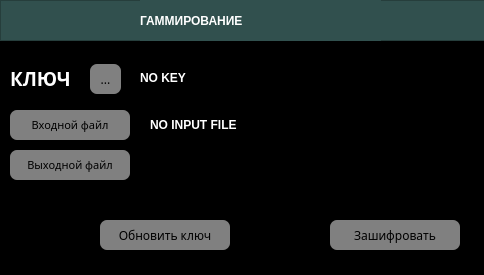
<?xml version="1.0" encoding="UTF-8"?>
<ui version="4.0">
 <class>MainWindow</class>
 <widget class="QMainWindow" name="MainWindow">
  <property name="geometry">
   <rect>
    <x>0</x>
    <y>0</y>
    <width>484</width>
    <height>275</height>
   </rect>
  </property>
  <property name="sizePolicy">
   <sizepolicy hsizetype="Fixed" vsizetype="Fixed">
    <horstretch>0</horstretch>
    <verstretch>0</verstretch>
   </sizepolicy>
  </property>
  <property name="minimumSize">
   <size>
    <width>0</width>
    <height>0</height>
   </size>
  </property>
  <property name="maximumSize">
   <size>
    <width>685</width>
    <height>650</height>
   </size>
  </property>
  <property name="windowTitle">
   <string>Гаммирование</string>
  </property>
  <property name="styleSheet">
   <string notr="true">background-color: rgb(0, 0, 0);</string>
  </property>
  <widget class="QWidget" name="centralwidget">
   <property name="styleSheet">
    <string notr="true">background-color: rgb(0, 0,0);</string>
   </property>
   <widget class="QFrame" name="frame">
    <property name="geometry">
     <rect>
      <x>0</x>
      <y>0</y>
      <width>701</width>
      <height>41</height>
     </rect>
    </property>
    <property name="styleSheet">
     <string notr="true">background-color: rgb(49, 80, 78)</string>
    </property>
    <property name="frameShape">
     <enum>QFrame::StyledPanel</enum>
    </property>
    <property name="frameShadow">
     <enum>QFrame::Raised</enum>
    </property>
    <widget class="QLabel" name="label_4">
     <property name="geometry">
      <rect>
       <x>140</x>
       <y>0</y>
       <width>241</width>
       <height>41</height>
      </rect>
     </property>
     <property name="styleSheet">
      <string notr="true">color: white;
font: 18pt &quot;Century Gothic&quot;;
font-weight: 700;</string>
     </property>
     <property name="text">
      <string>ГАММИРОВАНИЕ</string>
     </property>
    </widget>
   </widget>
   <widget class="QPushButton" name="encrypt_btn">
    <property name="geometry">
     <rect>
      <x>330</x>
      <y>220</y>
      <width>130</width>
      <height>30</height>
     </rect>
    </property>
    <property name="font">
     <font>
      <family>Century Gothic</family>
     </font>
    </property>
    <property name="styleSheet">
     <string notr="true">QPushButton {
	color: black;
	background-color: grey;
	border-radius: 7px;
}

QPushButton:pressed {
	background-color: rgb(102, 102, 102);
}</string>
    </property>
    <property name="text">
     <string>Зашифровать</string>
    </property>
   </widget>
   <widget class="QLabel" name="label">
    <property name="geometry">
     <rect>
      <x>10</x>
      <y>70</y>
      <width>71</width>
      <height>16</height>
     </rect>
    </property>
    <property name="font">
     <font>
      <family>Century Gothic</family>
      <pointsize>14</pointsize>
      <weight>75</weight>
      <bold>true</bold>
     </font>
    </property>
    <property name="styleSheet">
     <string notr="true">color: white;</string>
    </property>
    <property name="text">
     <string>КЛЮЧ</string>
    </property>
   </widget>
   <widget class="QPushButton" name="OutputFile_btn_2">
    <property name="geometry">
     <rect>
      <x>10</x>
      <y>150</y>
      <width>120</width>
      <height>30</height>
     </rect>
    </property>
    <property name="font">
     <font>
      <family>Century Gothic</family>
      <pointsize>8</pointsize>
     </font>
    </property>
    <property name="styleSheet">
     <string notr="true">QPushButton {
	color: black;
	background-color: grey;
	border-radius: 7px;
}

QPushButton:pressed {
	background-color: rgb(102, 102, 102);
}</string>
    </property>
    <property name="text">
     <string>Выходной файл</string>
    </property>
   </widget>
   <widget class="QLabel" name="input_path_2">
    <property name="geometry">
     <rect>
      <x>150</x>
      <y>110</y>
      <width>311</width>
      <height>30</height>
     </rect>
    </property>
    <property name="styleSheet">
     <string notr="true">color: white;
font: 14pt &quot;Century Gothic&quot;;
font-weight: 700;
text-transform: uppercase;
</string>
    </property>
    <property name="text">
     <string>NO INPUT FILE</string>
    </property>
   </widget>
   <widget class="QPushButton" name="InputFile_btn_2">
    <property name="geometry">
     <rect>
      <x>10</x>
      <y>110</y>
      <width>120</width>
      <height>30</height>
     </rect>
    </property>
    <property name="font">
     <font>
      <family>Century Gothic</family>
      <pointsize>8</pointsize>
     </font>
    </property>
    <property name="styleSheet">
     <string notr="true">QPushButton {
	color: black;
	background-color: grey;
	border-radius: 7px;
}

QPushButton:pressed {
	background-color: rgb(102, 102, 102);
}</string>
    </property>
    <property name="text">
     <string>Входной файл</string>
    </property>
   </widget>
   <widget class="QPushButton" name="key_btn">
    <property name="geometry">
     <rect>
      <x>90</x>
      <y>64</y>
      <width>31</width>
      <height>30</height>
     </rect>
    </property>
    <property name="font">
     <font>
      <family>Century Gothic</family>
     </font>
    </property>
    <property name="styleSheet">
     <string notr="true">QPushButton {
	color: black;
	background-color: grey;
	border-radius: 7px;
}

QPushButton:pressed {
	background-color: rgb(102, 102, 102);
}</string>
    </property>
    <property name="text">
     <string>...</string>
    </property>
   </widget>
   <widget class="QLabel" name="label_2">
    <property name="geometry">
     <rect>
      <x>140</x>
      <y>70</y>
      <width>221</width>
      <height>16</height>
     </rect>
    </property>
    <property name="styleSheet">
     <string notr="true">color: white;
font: 14pt &quot;Century Gothic&quot;;
font-weight: 700;
text-transform: uppercase;
</string>
    </property>
    <property name="text">
     <string>NO KEY</string>
    </property>
   </widget>
   <widget class="QLineEdit" name="lineEdit">
    <property name="geometry">
     <rect>
      <x>140</x>
      <y>150</y>
      <width>331</width>
      <height>31</height>
     </rect>
    </property>
    <property name="font">
     <font>
      <family>Century Gothic</family>
      <pointsize>14</pointsize>
      <weight>50</weight>
      <bold>false</bold>
     </font>
    </property>
    <property name="styleSheet">
     <string notr="true">color: white;</string>
    </property>
   </widget>
   <widget class="QPushButton" name="refresh_key_btn">
    <property name="geometry">
     <rect>
      <x>100</x>
      <y>220</y>
      <width>130</width>
      <height>30</height>
     </rect>
    </property>
    <property name="font">
     <font>
      <family>Century Gothic</family>
     </font>
    </property>
    <property name="styleSheet">
     <string notr="true">QPushButton {
	color: black;
	background-color: grey;
	border-radius: 7px;
}

QPushButton:pressed {
	background-color: rgb(102, 102, 102);
}</string>
    </property>
    <property name="text">
     <string>Обновить ключ</string>
    </property>
   </widget>
  </widget>
 </widget>
 <resources/>
 <connections/>
</ui>
